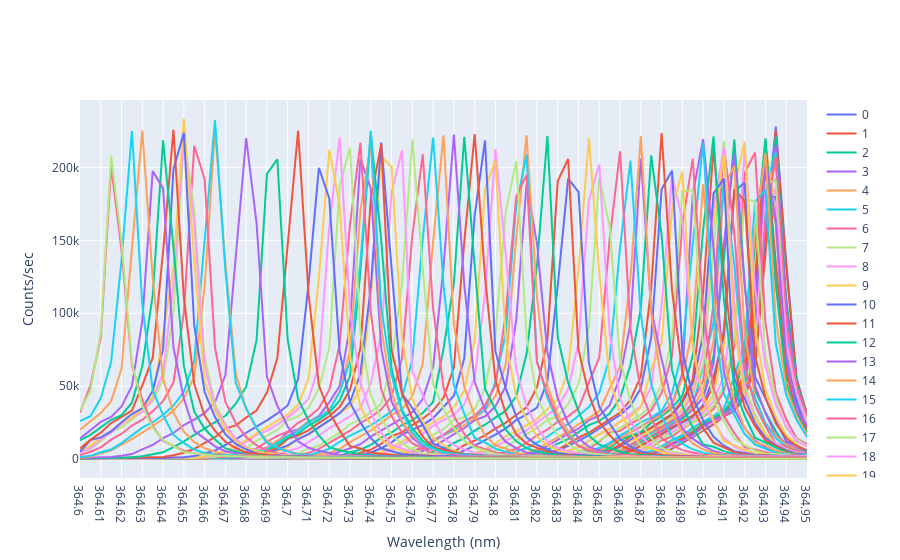

This figure's notebook cell:
### Code cell
import numpy as np
import matplotlib.pyplot as plt
import pandas as pd
import plotly.express as px
import plotly.graph_objects as go

FileNames = [0]*108
for i in range(len(FileNames)):
    string = 'Default (%.0f)' %(i+1)
    FileNames[i] = [string]
    print(FileNames[i])

fig = go.Figure()

for j in range(len(FileNames)):

    df = pd.read_csv(FileNames[j][0])
    dataWheader = np.array(df)

    data = dataWheader[2::]
    Wavelength = [0]*len(data) 
    Count = [0]*len(data)
    MaxLoc = [0]*len(data)
    for i in range(len(data)):
        step_0 = str(data[i]).split('\\t')
        Wavelength[i] = float(step_0[0][2::])
        Count[i] = float(step_0[1][0:-2])
    
     # Add traces
    fig.add_trace(go.Scatter(x=Wavelength, y=Count,
                    mode='lines',
                    name='%.0f' %j))

#plt.legend()
#plt.xlim(364.85, 365.025)
#lgd = ax.legend(bbox_to_anchor=(1.1, 0.1))
#text = ax.text(-0.2,1.05, "Default25to35", transform=ax.transAxes) # CHANGE K_RANGE
#go.savefig('June18_recalibration2_cursor.png', bbox_extra_artists=(lgd, text), bbox_inches='tight')

fig['layout']['xaxis'].update(title='Wavelength (nm)', range=[364.6, 364.95], dtick=0.01, autorange=False)
fig['layout']['yaxis'].update(title='Counts/sec', autorange=True)
fig.show()

### Figure 1 — Plotly figure (JSON) as saved in the notebook; plotly's stock layout.template omitted (floating-point values rounded to 4 significant figures; data arrays with more than 128 entries replaced by an {"elided": "..."} marker saying what was removed)
{"data": [{"mode": "lines", "name": "0", "type": "scatter", "x": {"elided": "201 float values"}, "y": {"elided": "201 int values"}}, {"mode": "lines", "name": "1", "type": "scatter", "x": {"elided": "201 float values"}, "y": {"elided": "201 int values"}}, {"mode": "lines", "name": "2", "type": "scatter", "x": {"elided": "201 float values"}, "y": {"elided": "201 int values"}}, {"mode": "lines", "name": "3", "type": "scatter", "x": {"elided": "201 float values"}, "y": {"elided": "201 int values"}}, {"mode": "lines", "name": "4", "type": "scatter", "x": {"elided": "201 float values"}, "y": {"elided": "201 int values"}}, {"mode": "lines", "name": "5", "type": "scatter", "x": {"elided": "201 float values"}, "y": {"elided": "201 int values"}}, {"mode": "lines", "name": "6", "type": "scatter", "x": {"elided": "201 float values"}, "y": {"elided": "201 int values"}}, {"mode": "lines", "name": "7", "type": "scatter", "x": {"elided": "201 float values"}, "y": {"elided": "201 int values"}}, {"mode": "lines", "name": "8", "type": "scatter", "x": {"elided": "201 float values"}, "y": {"elided": "201 int values"}}, {"mode": "lines", "name": "9", "type": "scatter", "x": {"elided": "201 float values"}, "y": {"elided": "201 int values"}}, {"mode": "lines", "name": "10", "type": "scatter", "x": {"elided": "201 float values"}, "y": {"elided": "201 int values"}}, {"mode": "lines", "name": "11", "type": "scatter", "x": {"elided": "201 float values"}, "y": {"elided": "201 int values"}}, {"mode": "lines", "name": "12", "type": "scatter", "x": {"elided": "201 float values"}, "y": {"elided": "201 int values"}}, {"mode": "lines", "name": "13", "type": "scatter", "x": {"elided": "201 float values"}, "y": {"elided": "201 int values"}}, {"mode": "lines", "name": "14", "type": "scatter", "x": {"elided": "201 float values"}, "y": {"elided": "201 int values"}}, {"mode": "lines", "name": "15", "type": "scatter", "x": {"elided": "201 float values"}, "y": {"elided": "201 int values"}}, {"mode": "lines", "name": "16", "type": "scatter", "x": {"elided": "201 float values"}, "y": {"elided": "201 int values"}}, {"mode": "lines", "name": "17", "type": "scatter", "x": {"elided": "201 float values"}, "y": {"elided": "201 int values"}}, {"mode": "lines", "name": "18", "type": "scatter", "x": {"elided": "201 float values"}, "y": {"elided": "201 int values"}}, {"mode": "lines", "name": "19", "type": "scatter", "x": {"elided": "201 float values"}, "y": {"elided": "201 int values"}}, {"mode": "lines", "name": "20", "type": "scatter", "x": {"elided": "201 float values"}, "y": {"elided": "201 int values"}}, {"mode": "lines", "name": "21", "type": "scatter", "x": {"elided": "201 float values"}, "y": {"elided": "201 int values"}}, {"mode": "lines", "name": "22", "type": "scatter", "x": {"elided": "201 float values"}, "y": {"elided": "201 int values"}}, {"mode": "lines", "name": "23", "type": "scatter", "x": {"elided": "201 float values"}, "y": {"elided": "201 int values"}}, {"mode": "lines", "name": "24", "type": "scatter", "x": {"elided": "201 float values"}, "y": {"elided": "201 int values"}}, {"mode": "lines", "name": "25", "type": "scatter", "x": {"elided": "201 float values"}, "y": {"elided": "201 int values"}}, {"mode": "lines", "name": "26", "type": "scatter", "x": {"elided": "201 float values"}, "y": {"elided": "201 int values"}}, {"mode": "lines", "name": "27", "type": "scatter", "x": {"elided": "201 float values"}, "y": {"elided": "201 int values"}}, {"mode": "lines", "name": "28", "type": "scatter", "x": {"elided": "201 float values"}, "y": {"elided": "201 int values"}}, {"mode": "lines", "name": "29", "type": "scatter", "x": {"elided": "201 float values"}, "y": {"elided": "201 int values"}}, {"mode": "lines", "name": "30", "type": "scatter", "x": {"elided": "201 float values"}, "y": {"elided": "201 int values"}}, {"mode": "lines", "name": "31", "type": "scatter", "x": {"elided": "201 float values"}, "y": {"elided": "201 int values"}}, {"mode": "lines", "name": "32", "type": "scatter", "x": {"elided": "201 float values"}, "y": {"elided": "201 int values"}}, {"mode": "lines", "name": "33", "type": "scatter", "x": {"elided": "201 float values"}, "y": {"elided": "201 int values"}}, {"mode": "lines", "name": "34", "type": "scatter", "x": {"elided": "201 float values"}, "y": {"elided": "201 int values"}}, {"mode": "lines", "name": "35", "type": "scatter", "x": {"elided": "201 float values"}, "y": {"elided": "201 int values"}}, {"mode": "lines", "name": "36", "type": "scatter", "x": {"elided": "201 float values"}, "y": {"elided": "201 int values"}}, {"mode": "lines", "name": "37", "type": "scatter", "x": {"elided": "201 float values"}, "y": {"elided": "201 int values"}}, {"mode": "lines", "name": "38", "type": "scatter", "x": {"elided": "201 float values"}, "y": {"elided": "201 int values"}}, {"mode": "lines", "name": "39", "type": "scatter", "x": {"elided": "201 float values"}, "y": {"elided": "201 int values"}}, {"mode": "lines", "name": "40", "type": "scatter", "x": {"elided": "201 float values"}, "y": {"elided": "201 int values"}}, {"mode": "lines", "name": "41", "type": "scatter", "x": {"elided": "201 float values"}, "y": {"elided": "201 int values"}}, {"mode": "lines", "name": "42", "type": "scatter", "x": {"elided": "201 float values"}, "y": {"elided": "201 int values"}}, {"mode": "lines", "name": "43", "type": "scatter", "x": {"elided": "201 float values"}, "y": {"elided": "201 int values"}}, {"mode": "lines", "name": "44", "type": "scatter", "x": {"elided": "201 float values"}, "y": {"elided": "201 int values"}}, {"mode": "lines", "name": "45", "type": "scatter", "x": {"elided": "201 float values"}, "y": {"elided": "201 int values"}}, {"mode": "lines", "name": "46", "type": "scatter", "x": {"elided": "201 float values"}, "y": {"elided": "201 int values"}}, {"mode": "lines", "name": "47", "type": "scatter", "x": {"elided": "201 float values"}, "y": {"elided": "201 int values"}}, {"mode": "lines", "name": "48", "type": "scatter", "x": {"elided": "201 float values"}, "y": {"elided": "201 int values"}}, {"mode": "lines", "name": "49", "type": "scatter", "x": {"elided": "201 float values"}, "y": {"elided": "201 int values"}}, {"mode": "lines", "name": "50", "type": "scatter", "x": {"elided": "201 float values"}, "y": {"elided": "201 int values"}}, {"mode": "lines", "name": "51", "type": "scatter", "x": {"elided": "201 float values"}, "y": {"elided": "201 int values"}}, {"mode": "lines", "name": "52", "type": "scatter", "x": {"elided": "201 float values"}, "y": {"elided": "201 int values"}}, {"mode": "lines", "name": "53", "type": "scatter", "x": {"elided": "201 float values"}, "y": {"elided": "201 int values"}}, {"mode": "lines", "name": "54", "type": "scatter", "x": {"elided": "201 float values"}, "y": {"elided": "201 int values"}}, {"mode": "lines", "name": "55", "type": "scatter", "x": {"elided": "201 float values"}, "y": {"elided": "201 int values"}}, {"mode": "lines", "name": "56", "type": "scatter", "x": {"elided": "201 float values"}, "y": {"elided": "201 int values"}}, {"mode": "lines", "name": "57", "type": "scatter", "x": {"elided": "201 float values"}, "y": {"elided": "201 int values"}}, {"mode": "lines", "name": "58", "type": "scatter", "x": {"elided": "201 float values"}, "y": {"elided": "201 int values"}}, {"mode": "lines", "name": "59", "type": "scatter", "x": {"elided": "201 float values"}, "y": {"elided": "201 int values"}}, {"mode": "lines", "name": "60", "type": "scatter", "x": {"elided": "201 float values"}, "y": {"elided": "201 int values"}}, {"mode": "lines", "name": "61", "type": "scatter", "x": {"elided": "201 float values"}, "y": {"elided": "201 int values"}}, {"mode": "lines", "name": "62", "type": "scatter", "x": {"elided": "201 float values"}, "y": {"elided": "201 int values"}}, {"mode": "lines", "name": "63", "type": "scatter", "x": {"elided": "201 float values"}, "y": {"elided": "201 int values"}}, {"mode": "lines", "name": "64", "type": "scatter", "x": {"elided": "201 float values"}, "y": {"elided": "201 int values"}}, {"mode": "lines", "name": "65", "type": "scatter", "x": {"elided": "201 float values"}, "y": {"elided": "201 int values"}}, {"mode": "lines", "name": "66", "type": "scatter", "x": {"elided": "201 float values"}, "y": {"elided": "201 int values"}}, {"mode": "lines", "name": "67", "type": "scatter", "x": {"elided": "201 float values"}, "y": {"elided": "201 int values"}}, {"mode": "lines", "name": "68", "type": "scatter", "x": {"elided": "201 float values"}, "y": {"elided": "201 int values"}}, {"mode": "lines", "name": "69", "type": "scatter", "x": {"elided": "201 float values"}, "y": {"elided": "201 int values"}}, {"mode": "lines", "name": "70", "type": "scatter", "x": {"elided": "201 float values"}, "y": {"elided": "201 int values"}}, {"mode": "lines", "name": "71", "type": "scatter", "x": {"elided": "201 float values"}, "y": {"elided": "201 int values"}}, {"mode": "lines", "name": "72", "type": "scatter", "x": {"elided": "201 float values"}, "y": {"elided": "201 int values"}}, {"mode": "lines", "name": "73", "type": "scatter", "x": {"elided": "201 float values"}, "y": {"elided": "201 int values"}}, {"mode": "lines", "name": "74", "type": "scatter", "x": {"elided": "201 float values"}, "y": {"elided": "201 int values"}}, {"mode": "lines", "name": "75", "type": "scatter", "x": {"elided": "201 float values"}, "y": {"elided": "201 int values"}}, {"mode": "lines", "name": "76", "type": "scatter", "x": {"elided": "201 float values"}, "y": {"elided": "201 int values"}}, {"mode": "lines", "name": "77", "type": "scatter", "x": {"elided": "201 float values"}, "y": {"elided": "201 int values"}}, {"mode": "lines", "name": "78", "type": "scatter", "x": {"elided": "201 float values"}, "y": {"elided": "201 int values"}}, {"mode": "lines", "name": "79", "type": "scatter", "x": {"elided": "201 float values"}, "y": {"elided": "201 int values"}}, {"mode": "lines", "name": "80", "type": "scatter", "x": {"elided": "201 float values"}, "y": {"elided": "201 int values"}}, {"mode": "lines", "name": "81", "type": "scatter", "x": {"elided": "201 float values"}, "y": {"elided": "201 int values"}}, {"mode": "lines", "name": "82", "type": "scatter", "x": {"elided": "201 float values"}, "y": {"elided": "201 int values"}}, {"mode": "lines", "name": "83", "type": "scatter", "x": {"elided": "201 float values"}, "y": {"elided": "201 int values"}}, {"mode": "lines", "name": "84", "type": "scatter", "x": {"elided": "201 float values"}, "y": {"elided": "201 int values"}}, {"mode": "lines", "name": "85", "type": "scatter", "x": {"elided": "201 float values"}, "y": {"elided": "201 int values"}}, {"mode": "lines", "name": "86", "type": "scatter", "x": {"elided": "201 float values"}, "y": {"elided": "201 int values"}}, {"mode": "lines", "name": "87", "type": "scatter", "x": {"elided": "201 float values"}, "y": {"elided": "201 int values"}}, {"mode": "lines", "name": "88", "type": "scatter", "x": {"elided": "201 float values"}, "y": {"elided": "201 int values"}}, {"mode": "lines", "name": "89", "type": "scatter", "x": {"elided": "201 float values"}, "y": {"elided": "201 int values"}}, {"mode": "lines", "name": "90", "type": "scatter", "x": {"elided": "201 float values"}, "y": {"elided": "201 int values"}}, {"mode": "lines", "name": "91", "type": "scatter", "x": {"elided": "201 float values"}, "y": {"elided": "201 int values"}}, {"mode": "lines", "name": "92", "type": "scatter", "x": {"elided": "201 float values"}, "y": {"elided": "201 int values"}}, {"mode": "lines", "name": "93", "type": "scatter", "x": {"elided": "201 float values"}, "y": {"elided": "201 int values"}}, {"mode": "lines", "name": "94", "type": "scatter", "x": {"elided": "201 float values"}, "y": {"elided": "201 int values"}}, {"mode": "lines", "name": "95", "type": "scatter", "x": {"elided": "201 float values"}, "y": {"elided": "201 int values"}}, {"mode": "lines", "name": "96", "type": "scatter", "x": {"elided": "201 float values"}, "y": {"elided": "201 int values"}}, {"mode": "lines", "name": "97", "type": "scatter", "x": {"elided": "201 float values"}, "y": {"elided": "201 int values"}}, {"mode": "lines", "name": "98", "type": "scatter", "x": {"elided": "201 float values"}, "y": {"elided": "201 int values"}}, {"mode": "lines", "name": "99", "type": "scatter", "x": {"elided": "201 float values"}, "y": {"elided": "201 int values"}}, {"mode": "lines", "name": "100", "type": "scatter", "x": {"elided": "201 float values"}, "y": {"elided": "201 int values"}}, {"mode": "lines", "name": "101", "type": "scatter", "x": {"elided": "201 float values"}, "y": {"elided": "201 int values"}}, {"mode": "lines", "name": "102", "type": "scatter", "x": {"elided": "201 float values"}, "y": {"elided": "201 int values"}}, {"mode": "lines", "name": "103", "type": "scatter", "x": {"elided": "201 float values"}, "y": {"elided": "201 int values"}}, {"mode": "lines", "name": "104", "type": "scatter", "x": {"elided": "201 float values"}, "y": {"elided": "201 int values"}}, {"mode": "lines", "name": "105", "type": "scatter", "x": {"elided": "201 float values"}, "y": {"elided": "201 int values"}}, {"mode": "lines", "name": "106", "type": "scatter", "x": {"elided": "201 float values"}, "y": {"elided": "201 int values"}}, {"mode": "lines", "name": "107", "type": "scatter", "x": {"elided": "201 float values"}, "y": {"elided": "201 int values"}}], "layout": {"xaxis": {"autorange": false, "dtick": 0.01, "range": [364.6, 364.9], "title": {"text": "Wavelength (nm)"}}, "yaxis": {"autorange": true, "title": {"text": "Counts/sec"}}}}
